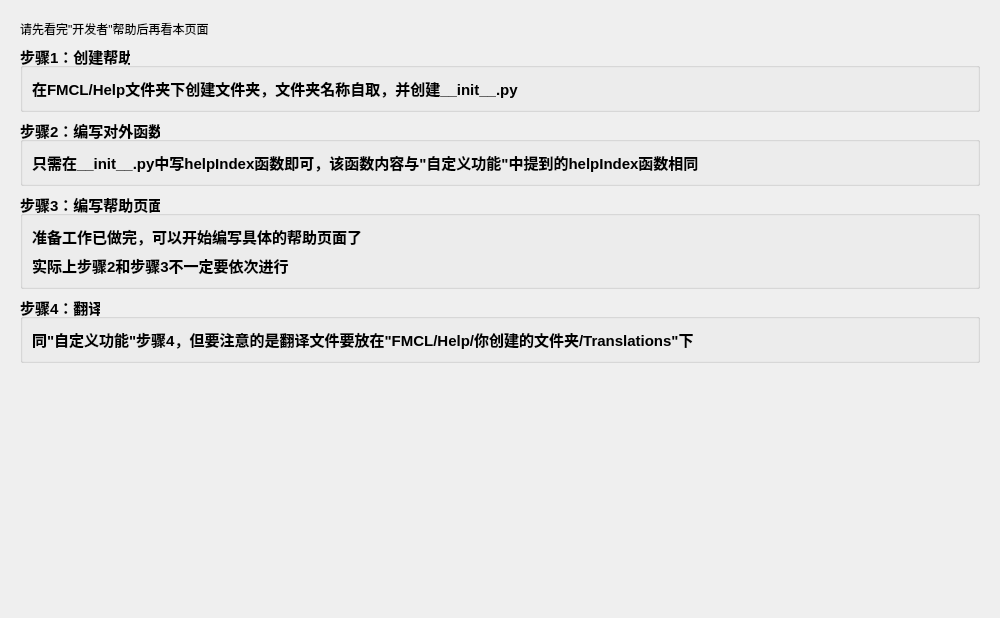
<?xml version="1.0" encoding="UTF-8"?>
<ui version="4.0">
 <class>CustomHelp</class>
 <widget class="QWidget" name="CustomHelp">
  <property name="geometry">
   <rect>
    <x>0</x>
    <y>0</y>
    <width>1000</width>
    <height>618</height>
   </rect>
  </property>
  <property name="windowTitle">
   <string>自定义帮助</string>
  </property>
  <layout class="QGridLayout" name="gridLayout">
   <item row="0" column="0">
    <widget class="ScrollArea" name="ScrollArea">
     <property name="styleSheet">
      <string notr="true">QScrollArea{
	border:none;
}</string>
     </property>
     <property name="widgetResizable">
      <bool>true</bool>
     </property>
     <widget class="QWidget" name="scrollAreaWidgetContents">
      <property name="geometry">
       <rect>
        <x>0</x>
        <y>0</y>
        <width>982</width>
        <height>600</height>
       </rect>
      </property>
      <layout class="QGridLayout" name="gridLayout_2">
       <item row="1" column="0">
        <widget class="QGroupBox" name="groupBox">
         <property name="font">
          <font>
           <pointsize>11</pointsize>
           <bold>true</bold>
          </font>
         </property>
         <property name="title">
          <string>步骤1：创建帮助</string>
         </property>
         <layout class="QGridLayout" name="gridLayout_3">
          <item row="0" column="0">
           <widget class="BodyLabel" name="BodyLabel_2">
            <property name="text">
             <string>在FMCL/Help文件夹下创建文件夹，文件夹名称自取，并创建__init__.py</string>
            </property>
            <property name="wordWrap">
             <bool>true</bool>
            </property>
           </widget>
          </item>
         </layout>
        </widget>
       </item>
       <item row="5" column="0">
        <spacer name="verticalSpacer">
         <property name="orientation">
          <enum>Qt::Vertical</enum>
         </property>
         <property name="sizeHint" stdset="0">
          <size>
           <width>0</width>
           <height>0</height>
          </size>
         </property>
        </spacer>
       </item>
       <item row="0" column="0">
        <widget class="BodyLabel" name="BodyLabel">
         <property name="text">
          <string>请先看完&quot;开发者&quot;帮助后再看本页面</string>
         </property>
         <property name="wordWrap">
          <bool>true</bool>
         </property>
         <property name="lightColor" stdset="0">
          <color>
           <red>255</red>
           <green>0</green>
           <blue>0</blue>
          </color>
         </property>
        </widget>
       </item>
       <item row="3" column="0">
        <widget class="QGroupBox" name="groupBox_3">
         <property name="font">
          <font>
           <pointsize>11</pointsize>
           <bold>true</bold>
          </font>
         </property>
         <property name="title">
          <string>步骤3：编写帮助页面</string>
         </property>
         <layout class="QGridLayout" name="gridLayout_5">
          <item row="0" column="0">
           <widget class="BodyLabel" name="BodyLabel_4">
            <property name="text">
             <string>准备工作已做完，可以开始编写具体的帮助页面了</string>
            </property>
            <property name="wordWrap">
             <bool>true</bool>
            </property>
           </widget>
          </item>
          <item row="1" column="0">
           <widget class="BodyLabel" name="BodyLabel_5">
            <property name="text">
             <string>实际上步骤2和步骤3不一定要依次进行</string>
            </property>
            <property name="wordWrap">
             <bool>true</bool>
            </property>
           </widget>
          </item>
         </layout>
        </widget>
       </item>
       <item row="2" column="0">
        <widget class="QGroupBox" name="groupBox_2">
         <property name="font">
          <font>
           <pointsize>11</pointsize>
           <bold>true</bold>
          </font>
         </property>
         <property name="title">
          <string>步骤2：编写对外函数</string>
         </property>
         <layout class="QGridLayout" name="gridLayout_4">
          <item row="0" column="0">
           <widget class="BodyLabel" name="BodyLabel_3">
            <property name="text">
             <string>只需在__init__.py中写helpIndex函数即可，该函数内容与&quot;自定义功能&quot;中提到的helpIndex函数相同</string>
            </property>
            <property name="wordWrap">
             <bool>true</bool>
            </property>
           </widget>
          </item>
         </layout>
        </widget>
       </item>
       <item row="4" column="0">
        <widget class="QGroupBox" name="groupBox_4">
         <property name="font">
          <font>
           <pointsize>11</pointsize>
           <bold>true</bold>
          </font>
         </property>
         <property name="title">
          <string>步骤4：翻译</string>
         </property>
         <layout class="QGridLayout" name="gridLayout_6">
          <item row="0" column="0">
           <widget class="BodyLabel" name="BodyLabel_6">
            <property name="text">
             <string>同&quot;自定义功能&quot;步骤4，但要注意的是翻译文件要放在&quot;FMCL/Help/你创建的文件夹/Translations&quot;下</string>
            </property>
            <property name="wordWrap">
             <bool>true</bool>
            </property>
           </widget>
          </item>
         </layout>
        </widget>
       </item>
      </layout>
     </widget>
    </widget>
   </item>
  </layout>
 </widget>
 <customwidgets>
  <customwidget>
   <class>ScrollArea</class>
   <extends>QScrollArea</extends>
   <header>qfluentwidgets</header>
   <container>1</container>
  </customwidget>
  <customwidget>
   <class>BodyLabel</class>
   <extends>QLabel</extends>
   <header>qfluentwidgets</header>
  </customwidget>
 </customwidgets>
 <resources/>
 <connections/>
</ui>
